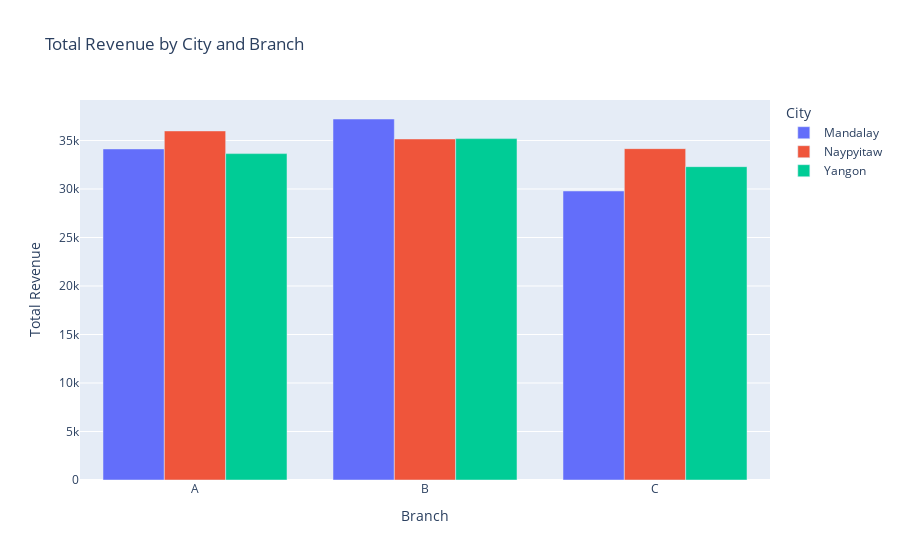
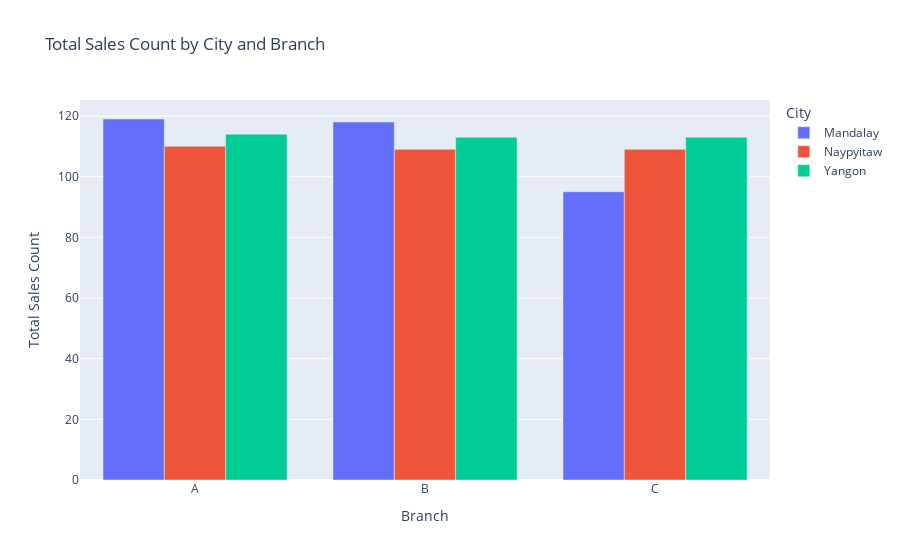

The code cell stored with these charts, in order, in its notebook:
### Code cell
# Bar Chart: Total Revenue by City and Branch
fig_revenue = px.bar(
    city_branch_performance,
    x="Branch",
    y="Total_Revenue",
    color="City",
    title="Total Revenue by City and Branch",
    labels={"Total_Revenue": "Total Revenue"},
    barmode="group"
)

fig_revenue.show()

# Bar Chart: Total Sales Count by City and Branch
fig_sales_count = px.bar(
    city_branch_performance,
    x="Branch",
    y="Total_Sales_Count",
    color="City",
    title="Total Sales Count by City and Branch",
    labels={"Total_Sales_Count": "Total Sales Count"},
    barmode="group"
)

fig_sales_count.show()

### Figure 1 — Plotly figure (JSON) as saved in the notebook; plotly's stock layout.template omitted (floating-point values rounded to 4 significant figures)
{"data": [{"alignmentgroup": "True", "hovertemplate": "City=Mandalay<br>Branch=%{x}<br>Total Revenue=%{y}<extra></extra>", "legendgroup": "Mandalay", "marker": {"color": "#636efa", "pattern": {"shape": ""}}, "name": "Mandalay", "offsetgroup": "Mandalay", "orientation": "v", "showlegend": true, "textposition": "auto", "type": "bar", "x": ["A", "B", "C"], "xaxis": "x", "y": [34130.0, 37220.0, 29790.0], "yaxis": "y"}, {"alignmentgroup": "True", "hovertemplate": "City=Naypyitaw<br>Branch=%{x}<br>Total Revenue=%{y}<extra></extra>", "legendgroup": "Naypyitaw", "marker": {"color": "#EF553B", "pattern": {"shape": ""}}, "name": "Naypyitaw", "offsetgroup": "Naypyitaw", "orientation": "v", "showlegend": true, "textposition": "auto", "type": "bar", "x": ["A", "B", "C"], "xaxis": "x", "y": [35990.0, 35160.0, 34160.0], "yaxis": "y"}, {"alignmentgroup": "True", "hovertemplate": "City=Yangon<br>Branch=%{x}<br>Total Revenue=%{y}<extra></extra>", "legendgroup": "Yangon", "marker": {"color": "#00cc96", "pattern": {"shape": ""}}, "name": "Yangon", "offsetgroup": "Yangon", "orientation": "v", "showlegend": true, "textposition": "auto", "type": "bar", "x": ["A", "B", "C"], "xaxis": "x", "y": [33650.0, 35190.0, 32300.0], "yaxis": "y"}], "layout": {"barmode": "group", "legend": {"title": {"text": "City"}, "tracegroupgap": 0}, "title": {"text": "Total Revenue by City and Branch"}, "xaxis": {"anchor": "y", "domain": [0, 1], "title": {"text": "Branch"}}, "yaxis": {"anchor": "x", "domain": [0, 1], "title": {"text": "Total Revenue"}}}}

### Figure 2 — Plotly figure (JSON) as saved in the notebook; plotly's stock layout.template omitted (floating-point values rounded to 4 significant figures)
{"data": [{"alignmentgroup": "True", "hovertemplate": "City=Mandalay<br>Branch=%{x}<br>Total Sales Count=%{y}<extra></extra>", "legendgroup": "Mandalay", "marker": {"color": "#636efa", "pattern": {"shape": ""}}, "name": "Mandalay", "offsetgroup": "Mandalay", "orientation": "v", "showlegend": true, "textposition": "auto", "type": "bar", "x": ["A", "B", "C"], "xaxis": "x", "y": [119, 118, 95], "yaxis": "y"}, {"alignmentgroup": "True", "hovertemplate": "City=Naypyitaw<br>Branch=%{x}<br>Total Sales Count=%{y}<extra></extra>", "legendgroup": "Naypyitaw", "marker": {"color": "#EF553B", "pattern": {"shape": ""}}, "name": "Naypyitaw", "offsetgroup": "Naypyitaw", "orientation": "v", "showlegend": true, "textposition": "auto", "type": "bar", "x": ["A", "B", "C"], "xaxis": "x", "y": [110, 109, 109], "yaxis": "y"}, {"alignmentgroup": "True", "hovertemplate": "City=Yangon<br>Branch=%{x}<br>Total Sales Count=%{y}<extra></extra>", "legendgroup": "Yangon", "marker": {"color": "#00cc96", "pattern": {"shape": ""}}, "name": "Yangon", "offsetgroup": "Yangon", "orientation": "v", "showlegend": true, "textposition": "auto", "type": "bar", "x": ["A", "B", "C"], "xaxis": "x", "y": [114, 113, 113], "yaxis": "y"}], "layout": {"barmode": "group", "legend": {"title": {"text": "City"}, "tracegroupgap": 0}, "title": {"text": "Total Sales Count by City and Branch"}, "xaxis": {"anchor": "y", "domain": [0, 1], "title": {"text": "Branch"}}, "yaxis": {"anchor": "x", "domain": [0, 1], "title": {"text": "Total Sales Count"}}}}
